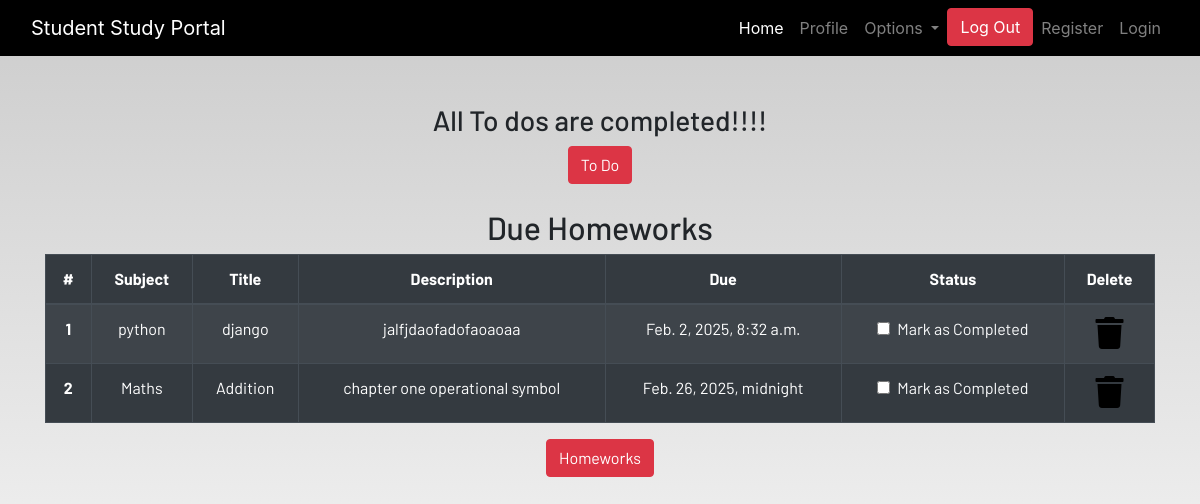
Page /profile (signed in) on the earlier database version.
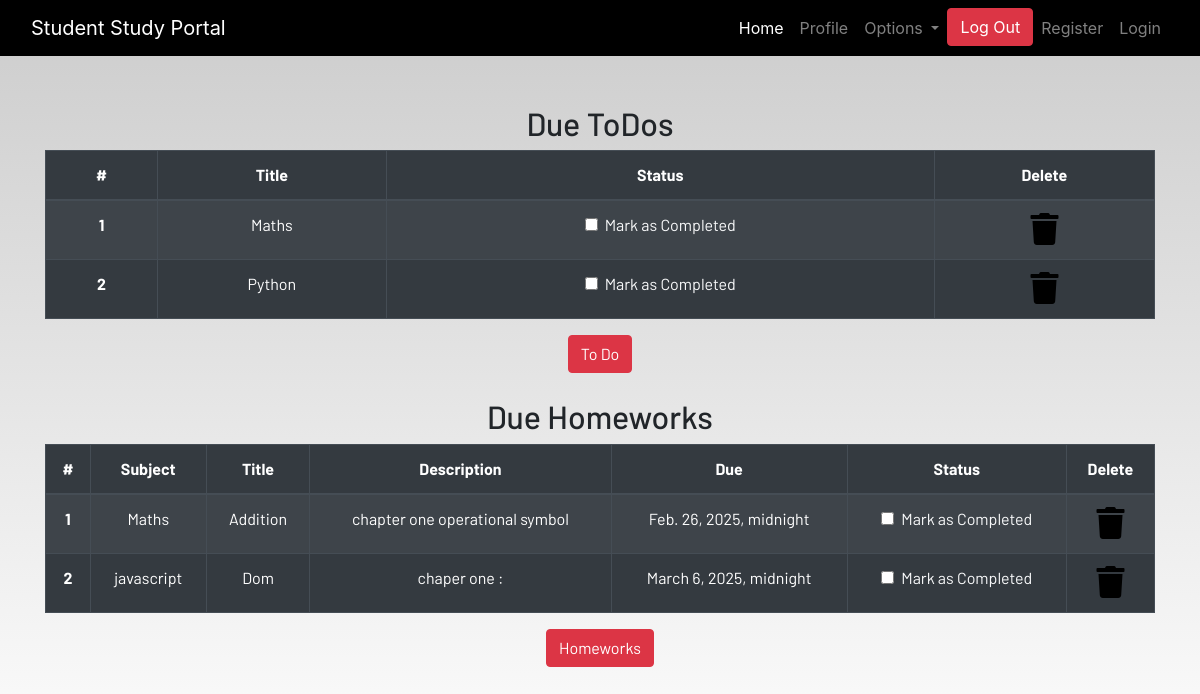
Same page on the later database version.
### dashboard/models.py (models this page shows, shortened)
class Homework(models.Model):
    user = models.ForeignKey(User,on_delete=models.CASCADE)
    subject = models.CharField(max_length=50)
    title= models.CharField(max_length=100)
    description = models.TextField()
    due = models.DateTimeField()
    is_finished = models.BooleanField(default=False)

class Todo(models.Model):
    user = models.ForeignKey(User,on_delete=models.CASCADE)
    title = models.CharField(max_length=100)
    is_finished = models.BooleanField(default=False)
    class Meta:
       verbose_name = "todo"
       verbose_name_plural = "todo"
    def __str__(self):
        return self.title

### dashboard/views.py (the view)
# urls.py: path('profile',views.profile,name='profile'),
@login_required
def profile(request):
    homeworks =Homework.objects.filter(is_finished=False,user=request.user)
    todos =Todo.objects.filter(is_finished =False,user=request.user)
    if len(homeworks) == 0:
        homework_done =True
    else:
        homework_done =False
    if len(todos) == 0:
        todos_done =True
    else:
        todos_done =False
    print('Todos : ',todos,
    'homewords',homework_done,"todos",todos_done)
    return render(request,'dashboard/profile.html',locals())

### dashboard/templates/dashboard/profile.html
{% extends 'dashboard/base.html' %} {% load static %}
{% block content %}
<section class="text-center">
    <div class="container">
        {% if not todos_done %}
        <h2>Due ToDos</h2>
        <table class="table table-striped table-bordered table-hover table-dark">
            <thead>
                <tr>
                    <th scope="col">#</th>
                    <th scope="col">Title</th>
                    <th scope="col">Status</th>
                    <th scope="col">Delete</th>
                </tr>
            </thead>
            <tbody>
                {% for todo in todos  %}
                <tr>
                    <th scope="row">{{forloop.counter}}</th>
                    <td>{{todo.title}}</td>
                    <td>
                        <a href="{% url 'todo-update' todo.id %}">
                            <div class="form-check">
                                {% if todo.is_finished %}
                                <input class="form-check-input" type="checkbox" value="" checked>
                                {%else%}
                                <input class="form-check-input" type="checkbox" value="">
                                {% endif %}
                                <label class="form-check-label text-light" for="flexCheckDefault">
                                    Mark as Completed
                                </label>
                            </div>
                        </a>
                    </td>
                    <td><a href="{% url 'todo-delete' todo.id %}"><i class="fa fa-trash fa-2x"></i></a></td>
                </tr>
                {% endfor %}
            </tbody>
        </table>
        {%else%}
        <h3>All To dos are completed!!!!</h3>
        {% endif %}
        <a href="{% url 'todo' %}" class="btn btn-danger">To Do</a>
        <br><br>
        {% if not homework_done %}
        <h2>Due Homeworks</h2>
        <table class="table table-striped table-bordered table-hover table-dark">
            <thead>
                <tr>
                    <th scope="col">#</th>
                    <th scope="col">Subject</th>
                    <th scope="col">Title</th>
                    <th scope="col">Description</th>
                    <th scope="col">Due</th>
                    <th scope="col">Status</th>
                    <th scope="col">Delete</th>
                </tr>
            </thead>
            <tbody>
                {% for homework in homeworks %}
                <tr>
                    <th scope="row">{{forloop.counter}}</th>
                    <td>{{homework.subject}}</td>
                    <td>{{homework.title}}</td>
                    <td>{{homework.description}}</td>
                    <td>{{homework.due}}</td>
                    <td>
                        <a href="{% url 'update-homework' homework.id %}">
                            <div class="form-check">
                                {% if howework.is_finished %}
                                <input class="form-check-input" type="checkbox" value="" checked >
                                {% else %}
                                <input class="form-check-input" type="checkbox" value="" >
                                {% endif %}
                                <label class="form-check-label text-light" for="flexCheckDefault">
                                    Mark as Completed
                                </label>
                            </div>
                        </a>
                    </td>
                    <td><a href="{% url 'delete-homework' homework.id %}"><i class="fa fa-trash fa-2x"></i></a></td>
                </tr>
                {% endfor %}
            </tbody>
        </table>
        {% else %}
        <h3>All To homeworks are completed!!!!</h3>
        {% endif %}
        <a href="{% url 'homework' %}" class="btn btn-danger">Homeworks</a>
    </div>
</section>
{% endblock content %}

Differences in the rows shown:
removed Homework: subject "python", title "django", description "jalfjdaofadofaoaoaa", due "Feb. 2, 2025, 8:32 a.m."
now on this page (row edited): Todo: title "Maths"
added Todo: title "Python"
added Homework: subject "javascript", title "Dom", description "chaper one :", due "March 6, 2025, midnight"
Other differences:
text no longer shown: "All To dos are completed!!!!"
text now shown: "Due ToDos # Title Status Delete"
